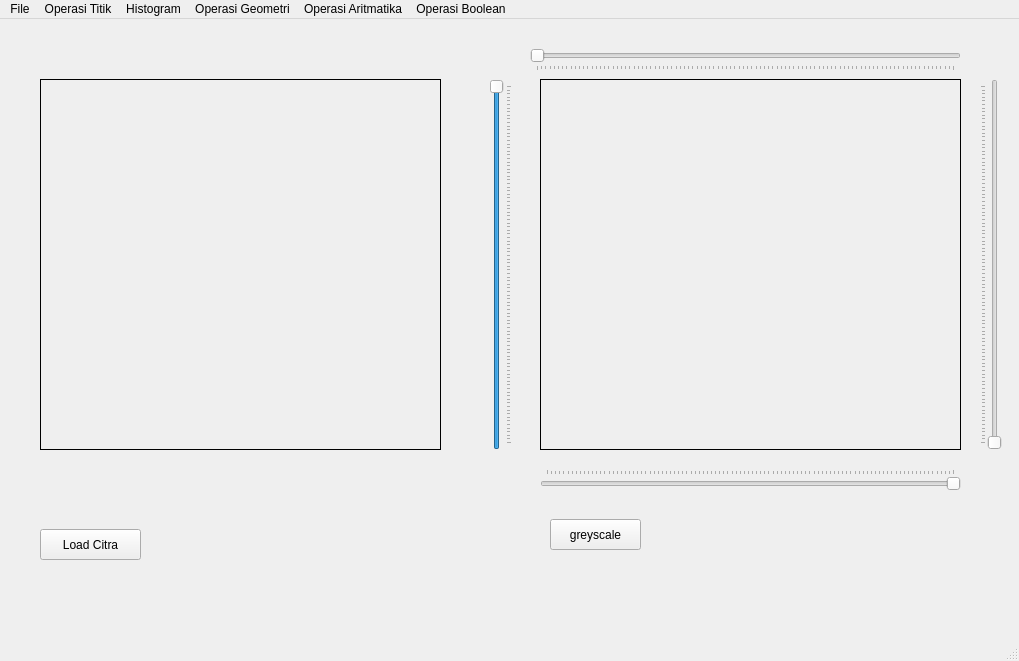
<?xml version="1.0" encoding="UTF-8"?>
<ui version="4.0">
 <class>MainWindow</class>
 <widget class="QMainWindow" name="MainWindow">
  <property name="geometry">
   <rect>
    <x>0</x>
    <y>0</y>
    <width>1019</width>
    <height>661</height>
   </rect>
  </property>
  <property name="windowTitle">
   <string>MainWindow</string>
  </property>
  <widget class="QWidget" name="centralwidget">
   <widget class="QPushButton" name="button_loadCitra">
    <property name="geometry">
     <rect>
      <x>40</x>
      <y>510</y>
      <width>101</width>
      <height>31</height>
     </rect>
    </property>
    <property name="text">
     <string>Load Citra</string>
    </property>
   </widget>
   <widget class="QLabel" name="label">
    <property name="geometry">
     <rect>
      <x>40</x>
      <y>60</y>
      <width>401</width>
      <height>371</height>
     </rect>
    </property>
    <property name="frameShape">
     <enum>QFrame::Box</enum>
    </property>
    <property name="text">
     <string/>
    </property>
   </widget>
   <widget class="QPushButton" name="button_prosesCitra">
    <property name="geometry">
     <rect>
      <x>550</x>
      <y>500</y>
      <width>91</width>
      <height>31</height>
     </rect>
    </property>
    <property name="text">
     <string>greyscale</string>
    </property>
   </widget>
   <widget class="QLabel" name="label_2">
    <property name="geometry">
     <rect>
      <x>540</x>
      <y>60</y>
      <width>421</width>
      <height>371</height>
     </rect>
    </property>
    <property name="frameShape">
     <enum>QFrame::Box</enum>
    </property>
    <property name="text">
     <string/>
    </property>
   </widget>
   <widget class="QSlider" name="crop_atas_horizontal">
    <property name="geometry">
     <rect>
      <x>530</x>
      <y>30</y>
      <width>431</width>
      <height>22</height>
     </rect>
    </property>
    <property name="layoutDirection">
     <enum>Qt::LeftToRight</enum>
    </property>
    <property name="orientation">
     <enum>Qt::Horizontal</enum>
    </property>
    <property name="tickPosition">
     <enum>QSlider::TicksBelow</enum>
    </property>
   </widget>
   <widget class="QSlider" name="crop_atas_vertical">
    <property name="geometry">
     <rect>
      <x>490</x>
      <y>60</y>
      <width>22</width>
      <height>371</height>
     </rect>
    </property>
    <property name="layoutDirection">
     <enum>Qt::LeftToRight</enum>
    </property>
    <property name="value">
     <number>99</number>
    </property>
    <property name="sliderPosition">
     <number>99</number>
    </property>
    <property name="orientation">
     <enum>Qt::Vertical</enum>
    </property>
    <property name="tickPosition">
     <enum>QSlider::TicksBelow</enum>
    </property>
   </widget>
   <widget class="QSlider" name="crop_bawah_horizontal">
    <property name="geometry">
     <rect>
      <x>540</x>
      <y>450</y>
      <width>421</width>
      <height>22</height>
     </rect>
    </property>
    <property name="layoutDirection">
     <enum>Qt::RightToLeft</enum>
    </property>
    <property name="value">
     <number>0</number>
    </property>
    <property name="orientation">
     <enum>Qt::Horizontal</enum>
    </property>
    <property name="tickPosition">
     <enum>QSlider::TicksAbove</enum>
    </property>
   </widget>
   <widget class="QSlider" name="crop_bawah_vertical">
    <property name="geometry">
     <rect>
      <x>980</x>
      <y>60</y>
      <width>22</width>
      <height>371</height>
     </rect>
    </property>
    <property name="orientation">
     <enum>Qt::Vertical</enum>
    </property>
    <property name="tickPosition">
     <enum>QSlider::TicksAbove</enum>
    </property>
   </widget>
  </widget>
  <widget class="QMenuBar" name="menubar">
   <property name="geometry">
    <rect>
     <x>0</x>
     <y>0</y>
     <width>1019</width>
     <height>26</height>
    </rect>
   </property>
   <widget class="QMenu" name="menuOperasi_Titik">
    <property name="title">
     <string>Operasi Titik</string>
    </property>
    <addaction name="actionOperasi_pencerahan"/>
    <addaction name="actionSimple_contras"/>
    <addaction name="actionContras_streching"/>
    <addaction name="actionNegative"/>
    <addaction name="actionBiner"/>
   </widget>
   <widget class="QMenu" name="menuHistogram">
    <property name="title">
     <string>Histogram</string>
    </property>
    <addaction name="actionHistogram_greyscale"/>
    <addaction name="actionHistogram_RGB"/>
    <addaction name="actionHistogram_Equalization"/>
   </widget>
   <widget class="QMenu" name="menuOperasi_Geometri">
    <property name="title">
     <string>Operasi Geometri</string>
    </property>
    <widget class="QMenu" name="menuRotasi">
     <property name="title">
      <string>Rotasi</string>
     </property>
     <addaction name="action90_Derajat"/>
     <addaction name="action_90_Derajat"/>
     <addaction name="action45_Derajat"/>
     <addaction name="action_45_Derajat"/>
     <addaction name="action180_Derajat"/>
    </widget>
    <widget class="QMenu" name="menuZoom_Out">
     <property name="title">
      <string>Zoom Out</string>
     </property>
     <addaction name="action200"/>
     <addaction name="action300"/>
     <addaction name="action400"/>
    </widget>
    <widget class="QMenu" name="menuZoom_In">
     <property name="title">
      <string>Zoom In</string>
     </property>
     <addaction name="action75"/>
     <addaction name="action50"/>
     <addaction name="action25"/>
    </widget>
    <addaction name="actionTranslasi"/>
    <addaction name="menuRotasi"/>
    <addaction name="menuZoom_Out"/>
    <addaction name="menuZoom_In"/>
    <addaction name="actionCrop"/>
   </widget>
   <widget class="QMenu" name="menuAritmatika">
    <property name="title">
     <string>Operasi Aritmatika</string>
    </property>
    <addaction name="actionPertambahan_2"/>
    <addaction name="actionPengurangan"/>
    <addaction name="actionPerkalian"/>
    <addaction name="actionPembagian"/>
   </widget>
   <widget class="QMenu" name="menuBoolean">
    <property name="title">
     <string>Operasi Boolean</string>
    </property>
    <addaction name="actionAND"/>
    <addaction name="actionOR"/>
    <addaction name="actionXOR"/>
   </widget>
   <widget class="QMenu" name="menuFile">
    <property name="title">
     <string>File</string>
    </property>
    <addaction name="actionSave"/>
    <addaction name="actionLoad"/>
   </widget>
   <addaction name="menuFile"/>
   <addaction name="menuOperasi_Titik"/>
   <addaction name="menuHistogram"/>
   <addaction name="menuOperasi_Geometri"/>
   <addaction name="menuAritmatika"/>
   <addaction name="menuBoolean"/>
  </widget>
  <widget class="QStatusBar" name="statusbar"/>
  <action name="actionOperasi_pencerahan">
   <property name="text">
    <string>Operasi pencerahan</string>
   </property>
  </action>
  <action name="actionSimple_contras">
   <property name="text">
    <string>Simple contras</string>
   </property>
  </action>
  <action name="actionContras_streching">
   <property name="text">
    <string>Contras streching</string>
   </property>
  </action>
  <action name="actionNegative">
   <property name="text">
    <string>Negative</string>
   </property>
  </action>
  <action name="actionBiner">
   <property name="text">
    <string>Biner</string>
   </property>
  </action>
  <action name="actionHistogram_greyscale">
   <property name="text">
    <string>Histogram greyscale</string>
   </property>
  </action>
  <action name="actionHistogram_RGB">
   <property name="text">
    <string>Histogram RGB</string>
   </property>
  </action>
  <action name="actionHistogram_Equalization">
   <property name="text">
    <string>Histogram Equalization</string>
   </property>
  </action>
  <action name="actionTranslasi">
   <property name="text">
    <string>Translasi</string>
   </property>
  </action>
  <action name="action90_Derajat">
   <property name="text">
    <string>90 Derajat</string>
   </property>
  </action>
  <action name="action_90_Derajat">
   <property name="text">
    <string>-90 Derajat</string>
   </property>
  </action>
  <action name="action45_Derajat">
   <property name="text">
    <string>45 Derajat</string>
   </property>
  </action>
  <action name="action_45_Derajat">
   <property name="text">
    <string>-45 Derajat</string>
   </property>
  </action>
  <action name="action180_Derajat">
   <property name="text">
    <string>180 Derajat</string>
   </property>
  </action>
  <action name="action200">
   <property name="text">
    <string>200%</string>
   </property>
  </action>
  <action name="action300">
   <property name="text">
    <string>300%</string>
   </property>
  </action>
  <action name="action400">
   <property name="text">
    <string>400%</string>
   </property>
  </action>
  <action name="action75">
   <property name="text">
    <string>75%</string>
   </property>
  </action>
  <action name="action50">
   <property name="text">
    <string>50%</string>
   </property>
  </action>
  <action name="action25">
   <property name="text">
    <string>25%</string>
   </property>
  </action>
  <action name="actionPertambahan">
   <property name="text">
    <string>Pertambahan</string>
   </property>
  </action>
  <action name="actionCrop">
   <property name="text">
    <string>Crop</string>
   </property>
  </action>
  <action name="actionPertambahan_2">
   <property name="text">
    <string>Pertambahan</string>
   </property>
  </action>
  <action name="actionPengurangan">
   <property name="text">
    <string>Pengurangan</string>
   </property>
  </action>
  <action name="actionPerkalian">
   <property name="text">
    <string>Perkalian</string>
   </property>
  </action>
  <action name="actionPembagian">
   <property name="text">
    <string>Pembagian</string>
   </property>
  </action>
  <action name="actionAND">
   <property name="text">
    <string>AND</string>
   </property>
  </action>
  <action name="actionOR">
   <property name="text">
    <string>OR</string>
   </property>
  </action>
  <action name="actionXOR">
   <property name="text">
    <string>XOR</string>
   </property>
  </action>
  <action name="actionSave">
   <property name="text">
    <string>Save</string>
   </property>
  </action>
  <action name="actionLoad">
   <property name="text">
    <string>Load</string>
   </property>
  </action>
 </widget>
 <resources/>
 <connections/>
</ui>
